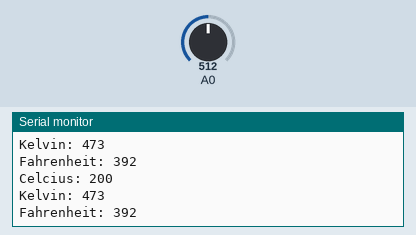
Bench run of a sketch on a simulated Arduino Uno, built with avr-gcc and run on an emulated ATmega328P. Parts: the last lines printed to the serial monitor. The inputs (shaded band) are chosen by the test bench; at power-on: A0 = 512.

Above: at 1.2 s.
1.3 s: A0 set to 716
At 2.6 s:
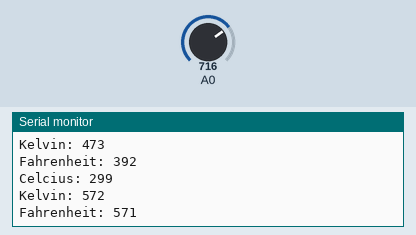
2.8 s: A0 set to 900
At 3.8 s:
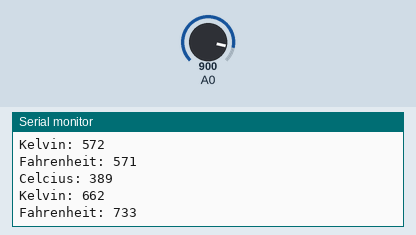
Timing chart, 0 to 5.8 s (numbered marks = the images above; inputs shaded):
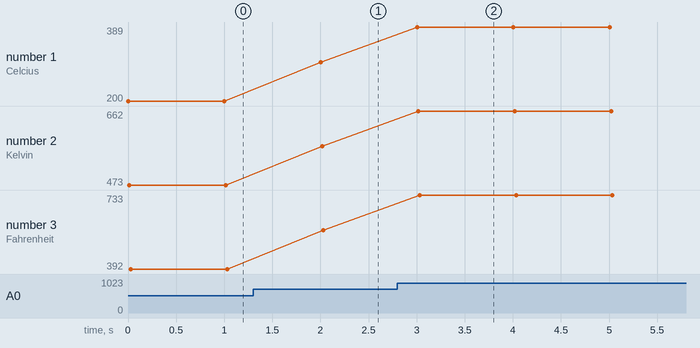

The sketch:

Code.ino
```cpp
void setup()
{
  Serial.begin(9600);
}

void loop()
{
  Serial.print("Celcius: ");
  Serial.println(map(analogRead(A0), 20, 358, -40, 125));
  Serial.print("Kelvin: ");
  Serial.println(map(analogRead(A0), 20, 358, 233, 398));
  Serial.print("Fahrenheit: ");
  Serial.println(map(analogRead(A0), 20, 358, -40, 257));
  Serial.println();
  delay(1000);
}
```

Measured:
- after the input at 1.3 s, the serial monitor: prints a new line after 0.70 s (image 1)
- after the input at 2.8 s, the serial monitor: prints a new line after 0.20 s (image 2)
- plotted number 1: 200 → 299 after the input at 1.3 s, 299 → 389 after the input at 2.8 s
- plotted number 2: 473 → 572 after the input at 1.3 s, 572 → 662 after the input at 2.8 s
- plotted number 3: 392 → 571 after the input at 1.3 s, 571 → 733 after the input at 2.8 s
